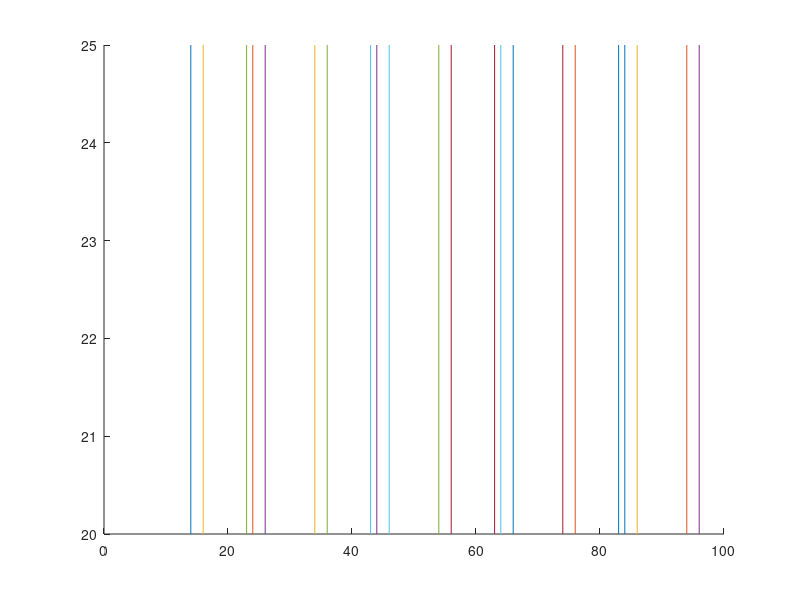

The MATLAB script that drew this image:
% SAMAD BONDS!
hold on
for i=1:9
    plot([4+10*i 4+10*i],[20 25]);
end

for j=1:9
    plot([6+10*j 6+10*j],[20 25]);
end

for k=1:4
    p=[23 43 63 83]
    plot([p(k) p(k)],[20 25]);
end
clear sound